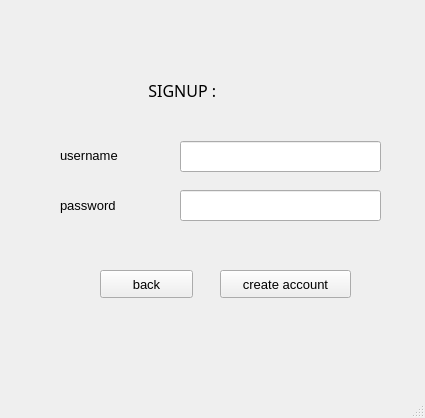
<?xml version="1.0" encoding="UTF-8"?>
<ui version="4.0">
 <class>MainWindow</class>
 <widget class="QMainWindow" name="MainWindow">
  <property name="geometry">
   <rect>
    <x>0</x>
    <y>0</y>
    <width>425</width>
    <height>418</height>
   </rect>
  </property>
  <property name="windowTitle">
   <string>MainWindow</string>
  </property>
  <widget class="QWidget" name="centralwidget">
   <widget class="QLabel" name="label">
    <property name="geometry">
     <rect>
      <x>60</x>
      <y>140</y>
      <width>91</width>
      <height>31</height>
     </rect>
    </property>
    <property name="font">
     <font>
      <pointsize>10</pointsize>
     </font>
    </property>
    <property name="autoFillBackground">
     <bool>true</bool>
    </property>
    <property name="text">
     <string>username</string>
    </property>
   </widget>
   <widget class="QPushButton" name="pushButton_2">
    <property name="geometry">
     <rect>
      <x>220</x>
      <y>270</y>
      <width>131</width>
      <height>28</height>
     </rect>
    </property>
    <property name="font">
     <font>
      <pointsize>10</pointsize>
     </font>
    </property>
    <property name="text">
     <string>create account</string>
    </property>
   </widget>
   <widget class="QLabel" name="label_2">
    <property name="geometry">
     <rect>
      <x>60</x>
      <y>190</y>
      <width>91</width>
      <height>31</height>
     </rect>
    </property>
    <property name="font">
     <font>
      <pointsize>10</pointsize>
     </font>
    </property>
    <property name="autoFillBackground">
     <bool>true</bool>
    </property>
    <property name="text">
     <string>password</string>
    </property>
   </widget>
   <widget class="QLineEdit" name="lineEdit">
    <property name="geometry">
     <rect>
      <x>180</x>
      <y>141</y>
      <width>201</width>
      <height>31</height>
     </rect>
    </property>
   </widget>
   <widget class="QPushButton" name="pushButton">
    <property name="geometry">
     <rect>
      <x>100</x>
      <y>270</y>
      <width>93</width>
      <height>28</height>
     </rect>
    </property>
    <property name="font">
     <font>
      <pointsize>10</pointsize>
     </font>
    </property>
    <property name="text">
     <string>back</string>
    </property>
   </widget>
   <widget class="QLabel" name="label_3">
    <property name="geometry">
     <rect>
      <x>140</x>
      <y>70</y>
      <width>151</width>
      <height>41</height>
     </rect>
    </property>
    <property name="font">
     <font>
      <family>Bahnschrift Light</family>
      <pointsize>12</pointsize>
      <weight>50</weight>
      <bold>false</bold>
     </font>
    </property>
    <property name="autoFillBackground">
     <bool>true</bool>
    </property>
    <property name="text">
     <string>  SIGNUP :</string>
    </property>
   </widget>
   <widget class="QLineEdit" name="lineEdit_2">
    <property name="geometry">
     <rect>
      <x>180</x>
      <y>190</y>
      <width>201</width>
      <height>31</height>
     </rect>
    </property>
   </widget>
   <widget class="QLabel" name="label_4">
    <property name="geometry">
     <rect>
      <x>0</x>
      <y>-5</y>
      <width>441</width>
      <height>401</height>
     </rect>
    </property>
    <property name="autoFillBackground">
     <bool>true</bool>
    </property>
    <property name="text">
     <string/>
    </property>
    <property name="pixmap">
     <pixmap>360_F_225937425_qKwfa5FFOnWahx4WyPyBdZFkODQyOx95.jpg</pixmap>
    </property>
    <property name="scaledContents">
     <bool>true</bool>
    </property>
   </widget>
   <widget class="QLabel" name="label_5">
    <property name="geometry">
     <rect>
      <x>240</x>
      <y>70</y>
      <width>51</width>
      <height>41</height>
     </rect>
    </property>
    <property name="text">
     <string/>
    </property>
    <property name="pixmap">
     <pixmap>images.png</pixmap>
    </property>
    <property name="scaledContents">
     <bool>true</bool>
    </property>
   </widget>
   <zorder>label_4</zorder>
   <zorder>label</zorder>
   <zorder>pushButton_2</zorder>
   <zorder>label_2</zorder>
   <zorder>lineEdit</zorder>
   <zorder>pushButton</zorder>
   <zorder>label_3</zorder>
   <zorder>lineEdit_2</zorder>
   <zorder>label_5</zorder>
  </widget>
  <widget class="QMenuBar" name="menubar">
   <property name="geometry">
    <rect>
     <x>0</x>
     <y>0</y>
     <width>425</width>
     <height>26</height>
    </rect>
   </property>
  </widget>
  <widget class="QStatusBar" name="statusbar"/>
 </widget>
 <resources/>
 <connections/>
</ui>
